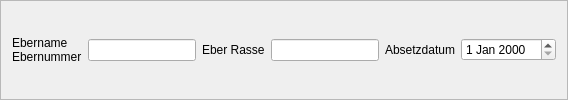
           <widget class="QFrame" name="frame_Eber">
            <property name="frameShape">
             <enum>QFrame::StyledPanel</enum>
            </property>
            <property name="frameShadow">
             <enum>QFrame::Raised</enum>
            </property>
            <layout class="QHBoxLayout" name="horizontalLayout_16">
             <item>
              <layout class="QHBoxLayout" name="horizontalLayout_Eber">
               <item>
                <widget class="QLabel" name="label_Ebername">
                 <property name="text">
                  <string>Ebername 
Ebernummer</string>
                 </property>
                </widget>
               </item>
               <item>
                <widget class="QLineEdit" name="lineEdit_Ebername">
                 <property name="maximumSize">
                  <size>
                   <width>150</width>
                   <height>16777215</height>
                  </size>
                 </property>
                </widget>
               </item>
               <item>
                <widget class="QLabel" name="label_EberRasse">
                 <property name="text">
                  <string>Eber Rasse</string>
                 </property>
                </widget>
               </item>
               <item>
                <widget class="QLineEdit" name="lineEdit_EberRasse"/>
               </item>
               <item>
                <widget class="QLabel" name="label_Absetzdatum">
                 <property name="text">
                  <string>Absetzdatum</string>
                 </property>
                </widget>
               </item>
               <item>
                <widget class="QDateEdit" name="LineDate_Absetzdatum"/>
               </item>
              </layout>
             </item>
            </layout>
           </widget>
